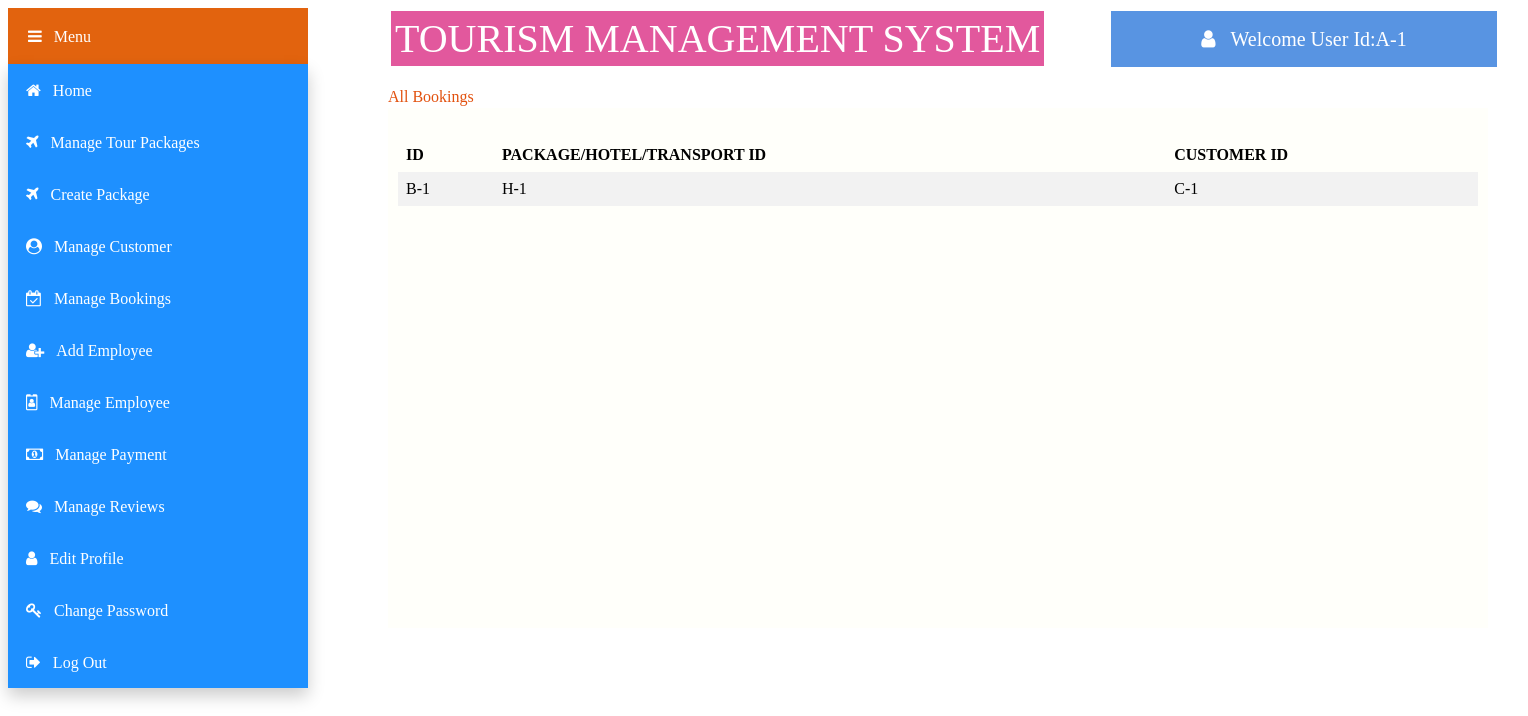
Page /views/Admin/allbooking.php (signed in) on the earlier database version.
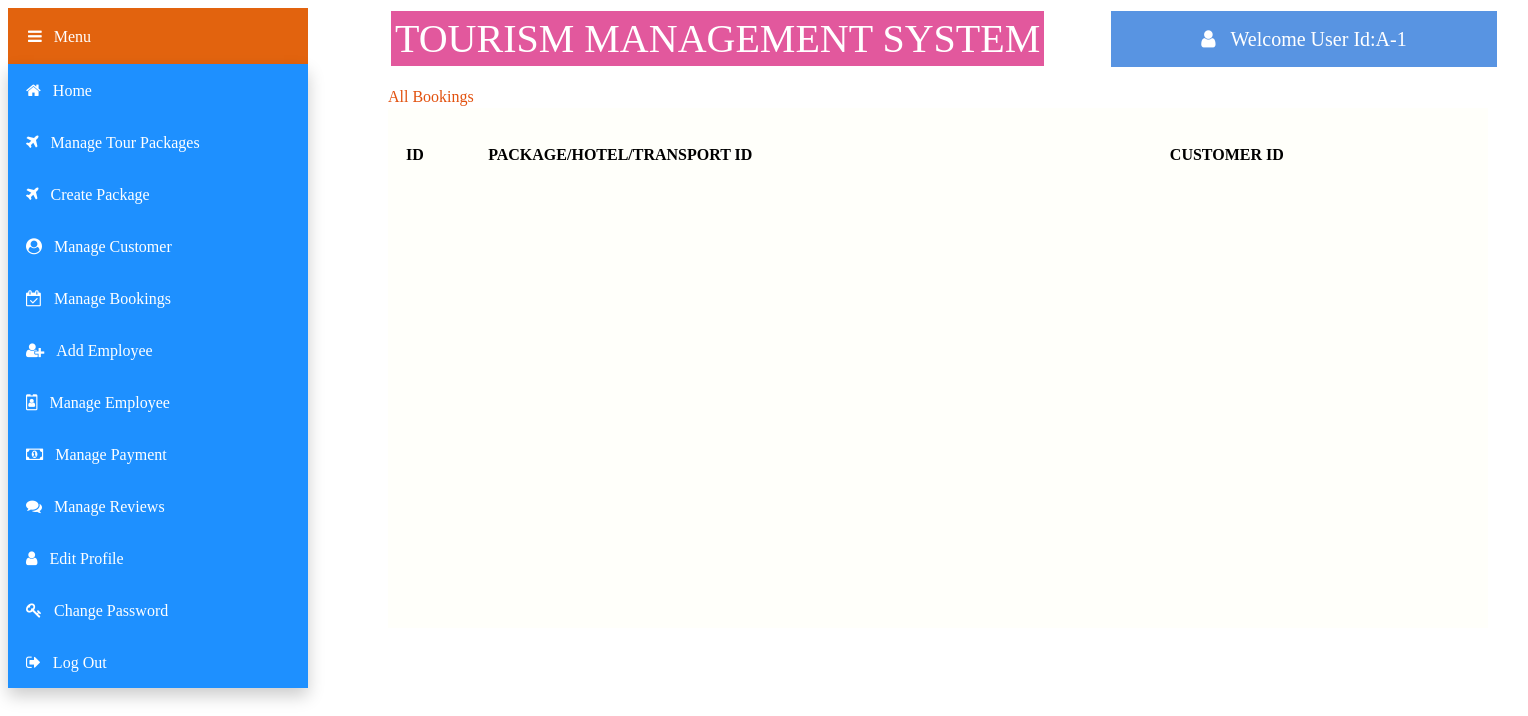
Same page on the later database version.
### tables this page shows
CREATE TABLE `booking` (
  `b_id` varchar(50) NOT NULL,
  `pht_id` varchar(50) NOT NULL,
  `status` varchar(50) NOT NULL,
  `c_id` varchar(50) NOT NULL
);

### models/database.php (called while the page is built, shortened)
<?php
	 $serverName="localhost";
	 $userName="root";
	 $password="";
	 $dbName="tms";
	function get($query)
	{
        $data=array();
		global $serverName,$userName,$password,$dbName;
		$conn = mysqli_connect( $serverName, $userName, $password, $dbName);
        $result=mysqli_query($conn,$query);
        if(mysqli_num_rows($result) > 0)
        {
            while($row = mysqli_fetch_assoc($result))
            {
                $entity=array();
                foreach($row as $k=>$v)
                {
                    $entity[$k] = $row[$k];
                }
                $data[] = $entity;
            }
        }
		return $data;
	}
?>

### controllers/bookingController.php (called while the page is built, shortened)
<?php
    require_once '../../models/database.php';
    function getAllBooking()
	{
		$query ="SELECT * FROM booking WHERE status='active'";
		$books = get($query);
		return $books;
	}
?>

### views/Admin/allbooking.php (the view, shortened to what this page needs)
<?php
   include '../../controllers/bookingController.php';
   $books=getAllBooking();
?>
<html>
    <head>
        <link rel="stylesheet" href="https://cdnjs.cloudflare.com/ajax/libs/font-awesome/4.7.0/css/font-awesome.min.css">
        <link rel="stylesheet" type="text/css" href="css/allbookings.css">
    </head>
    <body>
        <div class="title" >TOURISM MANAGEMENT SYSTEM
        </div>
        <div class="dropdown">
            <button class="dropbtn"><i class="fa fa-bars">&nbsp;&nbsp;&nbsp;Menu</i></button>
                <div class="dropdown-content">
                    <button class="btn" onClick="location.href='home.php'" value='home'><i class="fa fa-home">&nbsp;&nbsp;&nbsp;Home</i></button><br>
                    <button class="btn" onClick="location.href='manage_package.php'" value='manage_package'><i class="fa fa-plane">&nbsp;&nbsp;&nbsp;Manage Tour Packages</i></button><br>
                    <button class="btn" onClick="location.href='createpackage.php'" value='createpackage'><i class="fa fa-plane">&nbsp;&nbsp;&nbsp;Create Package</i></button><br>
                    <button class="btn" onClick="location.href='manageuser.php'" value='manageuser'><i class="fa fa-user-circle">&nbsp;&nbsp;&nbsp;Manage Customer</i></button><br>
                    <button class="btn" onClick="location.href='managebooking.php'" value='managebooking'><i class="fa fa-calendar-check-o">&nbsp;&nbsp;&nbsp;Manage Bookings</i></button><br>
                    <button class="btn" onClick="location.href='addemployee.php'" value='addemployee'><i class="fa fa-user-plus" >&nbsp;&nbsp;&nbsp;Add Employee</i></button><br>
                    <button class="btn" onClick="location.href='manageemployee.php'" value='managemployee'><i class="fa fa-id-badge">&nbsp;&nbsp;&nbsp;Manage Employee</i></button><br>
                    <button class="btn" onClick="location.href='managepayment.php'" value='managepayment'><i class="fa fa-money">&nbsp;&nbsp;&nbsp;Manage Payment</i></button><br>
                    <button class="btn" onClick="location.href='managereview.php'" value='managereview'><i class="fa fa-comments">&nbsp;&nbsp;&nbsp;Manage Reviews</i></button><br>
                    <button class="btn" onClick="location.href='editprofile.php'" value='editprofile'><i class="fa fa-user">&nbsp;&nbsp;&nbsp;Edit Profile</i></button><br>
                    <button class="btn" onClick="location.href='changepassword.php'" value='changepassword'><i class="fa fa-key">&nbsp;&nbsp;&nbsp;Change Password</i></button><br>
                    <button class="btn" onClick=" location.href='../logout.php'"><i class="fa fa-sign-out">&nbsp;&nbsp;&nbsp;Log Out</i></button><br>
                </div>
        </div>
        <div class="welcome" ><i class="fa fa-user">&nbsp;&nbsp;&nbsp;<?php echo "Welcome User Id:".$_SESSION["loggedinuser"];?></i>
        </div>
        <div class="text" >All Bookings</i>
        </div>
        <div class="panel">
        <div id="table-wrapper">
        <div id="table-scroll">
            <table>
  <tr>
  <th>ID</th>
  <th>PACKAGE/HOTEL/TRANSPORT ID</th>
  <th>CUSTOMER ID</th>
  </tr>
  <?php
				        foreach($books as $book)
				        {
                            echo "<tr>";
                                echo "<td>".$book["b_id"]."</td>";
                                echo "<td>".$book["pht_id"]."</td>";
                                echo "<td>".$book["c_id"]."</td>";
                            echo "</tr>";
				        }
                    ?>
        </table>
    </div>
    </div>
    </div>
    </body>
</html>

Differences in the rows shown:
removed booking: b_id "B-1", pht "H-1", c "C-1"
